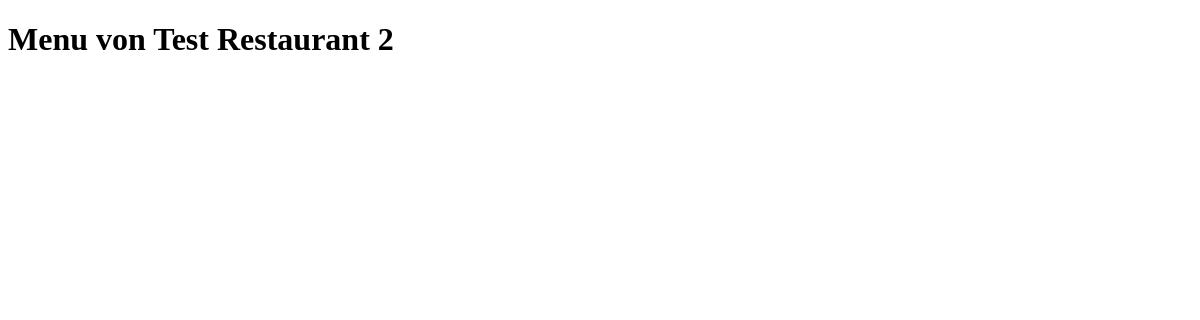
Page /restaurant/restaurant/1/menu/ on the earlier database version.
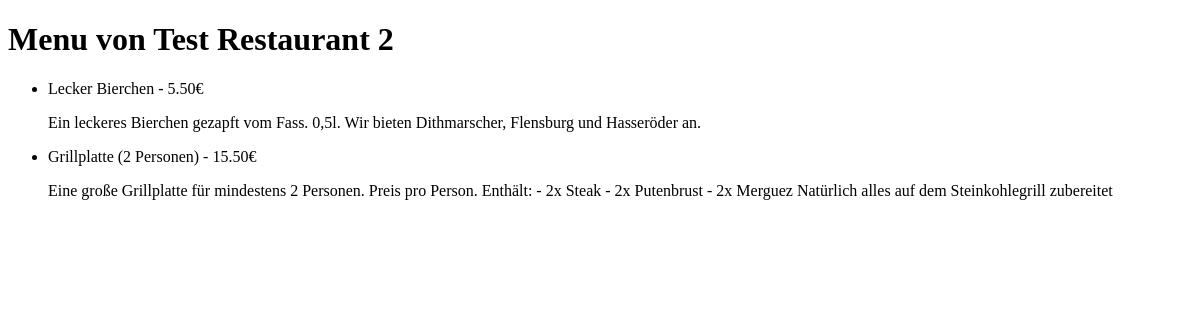
Same page on the later database version.
### restaurant/models.py (models this page shows, shortened)
class Restaurant(models.Model):
    owner = models.ForeignKey(UserProfile, on_delete=models.CASCADE, related_name='owned_restaurants')
    name = models.CharField(max_length=100)
    location = models.CharField(max_length=100)
    cuisine = models.CharField(max_length=50)
    description = models.TextField(blank=True)
    opening_hours = models.CharField(max_length=100)
    contact_info = models.CharField(max_length=100)

class Menu(models.Model):
    restaurant = models.ForeignKey(Restaurant, on_delete=models.CASCADE)
    name = models.CharField(max_length=100)
    price = models.DecimalField(max_digits=6, decimal_places=2)
    description = models.TextField(blank=True)

### restaurant/views.py (the view)
# urls.py: path('restaurant/<int:restaurant_id>/menu/', views.restaurant_menu, name='restaurant_menu'),
def restaurant_menu(request, restaurant_id):
    restaurant = get_object_or_404(Restaurant, pk=restaurant_id)
    menu_items = Menu.objects.filter(restaurant=restaurant)
    return render(request, 'restaurant/menu.html', {'restaurant': restaurant, 'menu_items': menu_items})

### restaurant/templates/restaurant/menu.html (shortened to what this page needs)
<!DOCTYPE html>
<html>
<head>
</head>
<body>
    <h1>Menu von {{ restaurant.name }}</h1>
    <ul>
        {% for item in menu_items %}
        <li>{{ item.name }} - {{ item.price }}€
            <p>{{ item.description }}</p>
        </li>
        {% endfor %}
    </ul>
</body>
</html>

Differences in the rows shown:
added Menu: name "Lecker Bierchen", price "5.50", description "Ein leckeres Bierchen gezapft vom Fass. 0,5l. Wir bieten Dithmarscher, Flensburg und Hasseröder an."
added Menu: name "Grillplatte (2 Personen)", price "15.50", description "Eine große Grillplatte für mindestens 2 Personen. Preis pro Person. Enthält: - 2x Steak - 2x Putenbrust - 2x Merguez Natürlich alles auf dem Steinkohlegrill zubereitet"
